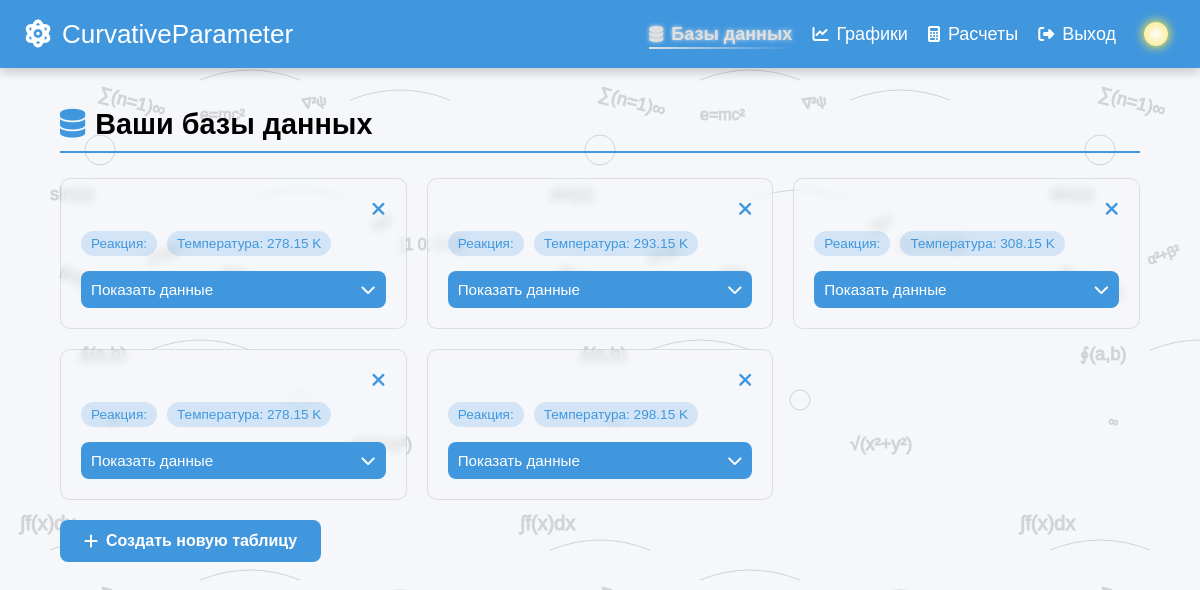
Page /databases/ (signed in) on the earlier database version.
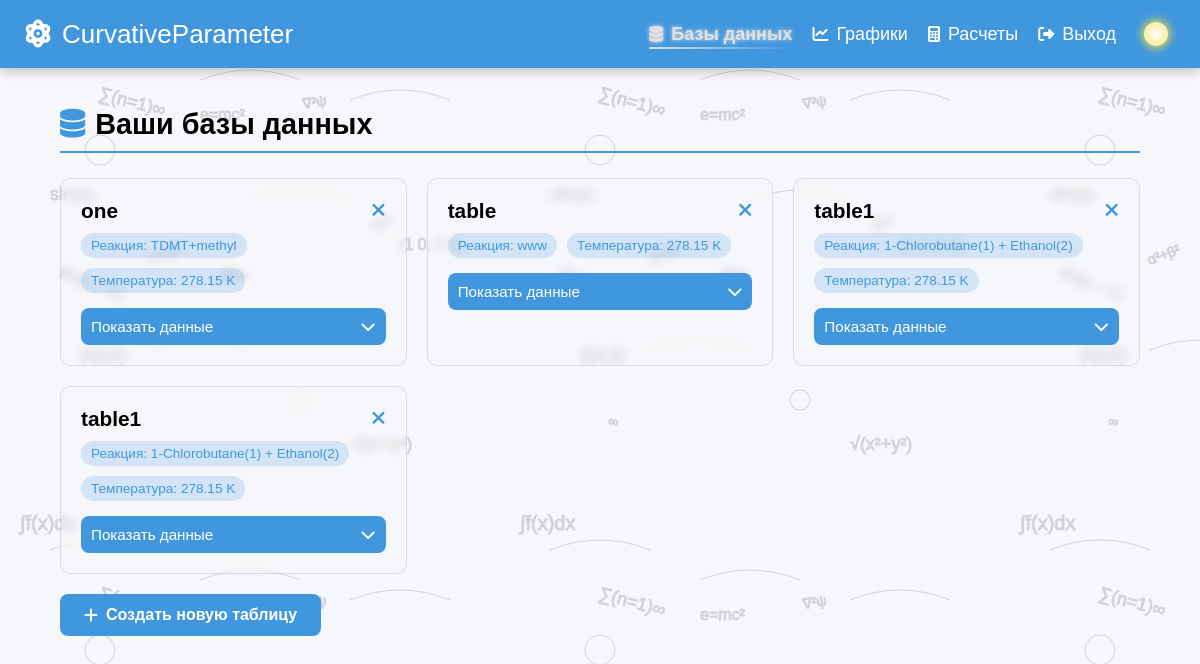
Same page on the later database version.
### main/models.py (models this page shows)
class Table(models.Model):
    title = models.TextField()
    solution = models.TextField()
    points = models.ManyToManyField(Point, related_name="points")
    temperature = models.FloatField()

### main/views.py (the view)
# urls.py: path('databases/', databases, name='databases'),
@login_required
def databases(request):
    tables = Table.objects.all()
    context = {"tables": tables}
    return render(request, "databases.html", context)

### main/models.py (called while the page is built)
    def __str__(self):
        return f"{self.x_value}, {self.y_value}"

### main/templates/databases.html (shortened to what this page needs)
{% extends 'base.html' %}
{% block content %}
<section class="cp-section">
  <h2><i class="fas fa-database" style="color: var(--accent-color);"></i> Ваши базы данных</h2>
  {% if tables %}
    <div class="cp-tables-grid">
      {% for table in tables %}
        <div class="cp-table-card">
          <div class="cp-table-header">
            <h3>{{ table.title }}</h3>
            <a href="{% url 'delete_table' table.pk %}" class="cp-delete-btn" onclick="return confirm('Вы уверены, что хотите удалить таблицу «{{ table.title }}»?');" title="Удалить таблицу">
              <i class="fas fa-times"></i>
            </a>
          </div>
          <div class="cp-table-info">
            <span class="cp-table-tag">Реакция: {{ table.solution }}</span>
            <span class="cp-table-tag">Температура: {{ table.temperature }} K</span>
          </div>
          <button class="cp-accordion-toggle" onclick="toggleAccordion(this)">
            <span>Показать данные</span>
            <i class="fas fa-chevron-down"></i>
          </button>
        </div>
      {% endfor %}
    </div>
  {% else %}
    <div class="cp-empty-state">
      <i class="fas fa-database cp-empty-icon"></i>
      <p>У вас пока нет таблиц. Создайте новую, чтобы начать!</p>
    </div>
  {% endif %}
  <a href="{% url 'create_table' %}" class="cp-btn cp-btn-primary">
    <i class="fas fa-plus"></i> Создать новую таблицу
  </a>
</section>
{% endblock %}

### main/templates/base.html (shortened to what this page needs)
<!DOCTYPE html>
<html lang="ru">
<head>
  <link rel="stylesheet" href="https://cdnjs.cloudflare.com/ajax/libs/font-awesome/6.2.0/css/all.min.css">
</head>
<body>
  <header>
    <div class="logo" title="На главную">
      <a href="{% url 'home' %}">
        <i class="fas fa-atom icon"></i> CurvativeParameter
      </a>
    </div>
    <nav class="desktop-nav">
      <a href="{% url 'databases' %}"><i class="fa-solid fa-database icon"></i> Базы данных</a>
      <a href="{% url 'graphs' %}"><i class="fas fa-chart-line icon"></i> Графики</a>
      <a href="{% url 'calculations' %}"><i class="fas fa-calculator icon"></i> Расчеты</a>
      {% if user.is_authenticated %}
        <form action="{% url 'logout' %}" method="post" style="display: inline;">
          <a href="#" onclick="this.parentNode.submit(); return false;">
            <i class="fa-solid fa-sign-out-alt icon"></i> Выход
          </a>
        </form>
      {% else %}
        <a href="{% url 'register' %}"><i class="fa-solid fa-user-plus icon"></i> Регистрация</a>
        <a href="{% url 'login' %}"><i class="fa-solid fa-sign-in-alt icon"></i> Вход</a>
      {% endif %}
      <button class="theme-toggle-nav" onclick="toggleTheme()" id="themeBtnNav" title="Переключить тему">
        <div class="glow-circle-nav"></div>
      </button>
    </nav>
  </header>
  {% block content %}
  {% endblock %}
</body>
</html>

### main/templates/base.html (style rules this page uses)
:root { --background-color: #f5f7fa; --text-color: #000000; --header-bg: #4197DE; --link-color: #ffffff; --link-hover: #e0e0e0; --accent-color: #4197DE; --tag-bg: rgba(65, 151, 222, 0.2); --tag-color: #4197DE; --formula-color: #666666; }
body { font-family: Arial, sans-serif; margin: 0; padding: 0; background-color: var(--background-color); color: var(--text-color); transition: background-color 0.3s ease, color 0.3s ease; position: relative; overflow-x: hidden; }
body::before { content: ""; position: fixed; top: 0; left: 0; width: 100%; height: 100%; background-size: 500px 500px; opacity: 0.5; pointer-events: none; animation: formulaFloat 20s linear infinite; z-index: -1; }
header { background-color: var(--header-bg); display: flex; align-items: center; justify-content: space-between; padding: 14px 24px; animation: fadeSlideIn 0.7s ease-out; box-shadow: 0 4px 10px rgba(0, 0, 0, 0.2); position: relative; z-index: 100; transition: background-color 0.3s ease; }
.logo a { color: var(--link-color); text-decoration: none; font-size: 26px; display: flex; align-items: center; transition: transform 0.4s ease, text-shadow 0.3s ease; }
.logo .icon { margin-right: 10px; font-size: 28px; animation: pulseGlow 2.5s infinite ease-in-out; }
.desktop-nav { display: flex; align-items: center; }
.desktop-nav a { text-decoration: none; color: var(--link-color) !important; margin-left: 20px; font-size: 18px; position: relative; transition: color 0.3s ease, transform 0.3s ease, text-shadow 0.3s ease; display: flex; align-items: center; }
.desktop-nav a .icon { margin-right: 8px; font-size: 16px; transition: transform 0.3s ease; color: var(--link-color); }
.desktop-nav a::after { content: ""; position: absolute; width: 0; height: 2px; bottom: -4px; left: 0; background: linear-gradient(to right, transparent, var(--link-hover)); transition: width 0.3s ease-in-out; }
.desktop-nav a.active { font-weight: bold; color: var(--link-hover) !important; text-shadow: 0 0 4px var(--link-hover); }
.desktop-nav a.active .icon { color: var(--link-hover); }
.desktop-nav a.active::after { width: 100%; background: linear-gradient(to right, var(--link-hover), transparent); }
.theme-toggle-nav { background: none; border: none; cursor: pointer; width: 40px; height: 40px; display: flex; align-items: center; justify-content: center; margin-left: 20px; position: relative; transition: transform 0.3s ease; }
.glow-circle-nav { width: 24px; height: 24px; background: radial-gradient(circle, #fefefe, #f9d71c); border-radius: 50%; box-shadow: 0 0 8px 2px rgba(255, 235, 59, 0.8), 0 0 15px 5px rgba(255, 255, 255, 0.5) inset; transition: background 0.3s ease, box-shadow 0.3s ease, transform 0.3s ease; animation: steadyPulse 2.5s infinite ease-in-out; position: relative; z-index: 1; }

Differences in the rows shown:
removed Table: temperature "278.15"
removed Table: temperature "293.15"
removed Table: temperature "308.15"
removed Table: temperature "278.15"
removed Table: temperature "298.15"
added Table: title "one", solution "TDMT+methyl", temperature "278.15"
added Table: title "table", solution "www", temperature "278.15"
added Table: title "table1", solution "1-Chlorobutane(1) + Ethanol(2)", temperature "278.15"
added Table: title "table1", solution "1-Chlorobutane(1) + Ethanol(2)", temperature "278.15"
